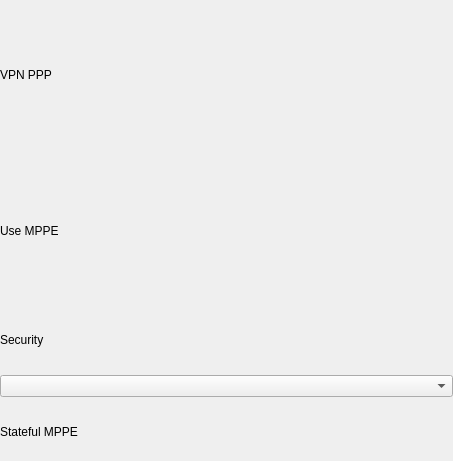
<?xml version="1.0" encoding="UTF-8"?>
<ui version="4.0">
 <class>VpnPpp</class>
 <widget class="QWidget" name="VpnPpp">
  <property name="geometry">
   <rect>
    <x>0</x>
    <y>0</y>
    <width>453</width>
    <height>461</height>
   </rect>
  </property>
  <property name="windowTitle">
   <string>VpnPpp</string>
  </property>
  <layout class="QVBoxLayout" name="verticalScrollAreaWidgetContentsLayout">
   <property name="leftMargin">
    <number>0</number>
   </property>
   <property name="topMargin">
    <number>0</number>
   </property>
   <property name="rightMargin">
    <number>0</number>
   </property>
   <property name="bottomMargin">
    <number>0</number>
   </property>
   <item>
    <widget class="QLabel" name="label">
     <property name="text">
      <string>VPN PPP</string>
     </property>
    </widget>
   </item>
   <item>
    <layout class="QHBoxLayout" name="useMPPELayout">
     <item>
      <widget class="QLabel" name="label_2">
       <property name="text">
        <string>Use MPPE</string>
       </property>
      </widget>
     </item>
     <item>
      <spacer name="horizontalSpacer">
       <property name="orientation">
        <enum>Qt::Horizontal</enum>
       </property>
       <property name="sizeHint" stdset="0">
        <size>
         <width>40</width>
         <height>20</height>
        </size>
       </property>
      </spacer>
     </item>
    </layout>
   </item>
   <item>
    <widget class="QWidget" name="mppeWidget" native="true">
     <layout class="QVBoxLayout" name="m_verticalDeviceWidgetLayout">
      <property name="leftMargin">
       <number>0</number>
      </property>
      <property name="topMargin">
       <number>0</number>
      </property>
      <property name="rightMargin">
       <number>0</number>
      </property>
      <property name="bottomMargin">
       <number>0</number>
      </property>
      <item>
       <widget class="QLabel" name="label_3">
        <property name="text">
         <string>Security</string>
        </property>
       </widget>
      </item>
      <item>
       <widget class="GeneralComboBox" name="mppeSecurity">
        <property name="sizePolicy">
         <sizepolicy hsizetype="Preferred" vsizetype="Fixed">
          <horstretch>0</horstretch>
          <verstretch>0</verstretch>
         </sizepolicy>
        </property>
       </widget>
      </item>
      <item>
       <layout class="QHBoxLayout" name="statefulMPPELayout">
        <item>
         <widget class="QLabel" name="label_4">
          <property name="text">
           <string>Stateful MPPE</string>
          </property>
         </widget>
        </item>
        <item>
         <spacer name="horizontalSpacer_2">
          <property name="orientation">
           <enum>Qt::Horizontal</enum>
          </property>
          <property name="sizeHint" stdset="0">
           <size>
            <width>40</width>
            <height>20</height>
           </size>
          </property>
         </spacer>
        </item>
       </layout>
      </item>
     </layout>
    </widget>
   </item>
   <item>
    <layout class="QVBoxLayout" name="optionsLayout"/>
   </item>
  </layout>
 </widget>
 <customwidgets>
  <customwidget>
   <class>GeneralComboBox</class>
   <extends>QComboBox</extends>
   <header location="global">general-widget.h</header>
  </customwidget>
 </customwidgets>
 <resources/>
 <connections/>
</ui>
